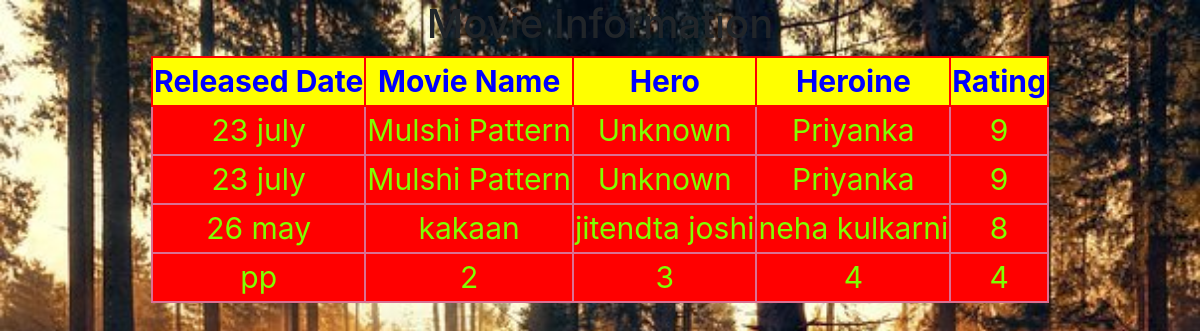
/listmovie/, run on the app's committed database.
### myapp/models.py (models this page shows)
class Movie(models.Model):
    rdate=models.CharField(max_length=30)
    moviename=models.CharField(max_length=30)
    hero=models.CharField(max_length=30)
    heroine=models.CharField(max_length=30)
    rating=models.IntegerField()

### myapp/views.py (the view)
# urls.py: path('listmovie/',views.listmovie),
def listmovie(request):
    movie_list=Movie.objects.all().order_by('-rating')
    return render(request,'listmovie.html',{'movie_list':movie_list})

### templates/listmovie.html (shortened to what this page needs)
<!DOCTYPE html>
<html lang="en">
<head>
    <link rel="stylesheet" href="/static/bootstrap.bundle.min.js">
    <link rel="stylesheet" href="/static/bootstrap.min.css">
    <link rel="stylesheet" href="/static/movie.css">
</head>
<body>
    <h1>Movie Information</h1>
    {% if movie_list %}
    <table>
        <thead>
            <th>Released Date</th>
            <th>Movie Name</th>
            <th>Hero</th>
            <th>Heroine</th>
            <th>Rating</th>
        </thead>
        {% for movie in movie_list %}
        <tr>
            <td>{{movie.rdate}}</td>
            <td>{{movie.moviename}}</td>
            <td>{{movie.hero}}</td>
            <td>{{movie.heroine}}</td>
            <td>{{movie.rating}}</td>
        </tr>
        {% endfor %}
    </table>
    {% else %}
    <p>No Movies Found</p>
    {% endif %}
</body>
</html>

### static/movie.css (style rules this page uses)
body { background: url('/static/13.jpg'); background-repeat: no-repeat; background-size: cover; }
table,tr,td,thead,th { border: 2px solid palevioletred; font-size: 30px; color: chartreuse; background: red; margin: auto; text-align: center; }
thead,th { border: 2px solid red; font-size: 30px; margin: auto; color: blue; background: yellow; }
h1 { text-align: center; }

### data on the page
Movie: rdate "23 july", moviename "Mulshi Pattern", hero "Unknown", heroine "Priyanka", rating "9"
Movie: rdate "23 july", moviename "Mulshi Pattern", hero "Unknown", heroine "Priyanka", rating "9"
Movie: rdate "26 may", moviename "kakaan", hero "jitendta joshi", heroine "neha kulkarni", rating "8"
Movie: rdate "pp", moviename "2", hero "3", heroine "4", rating "4"
